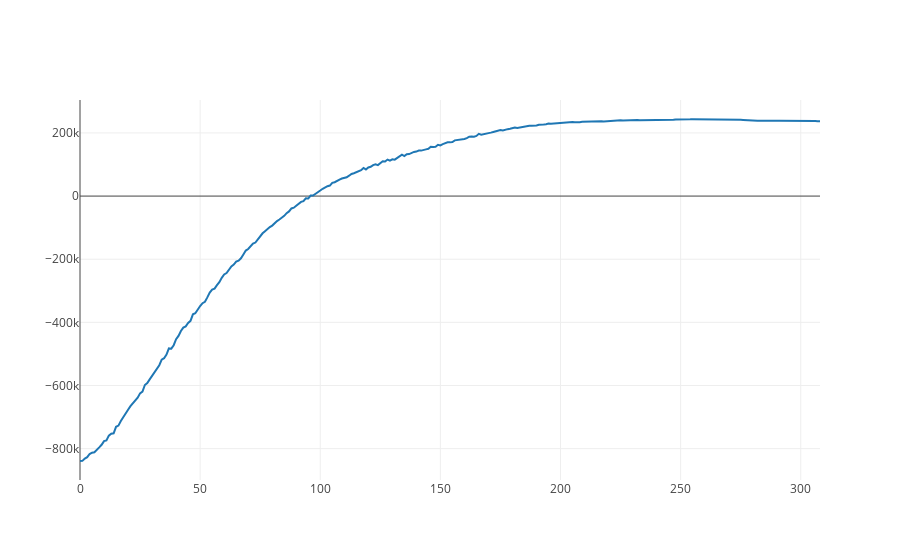

The notebook cell saved with this chart:
### Code cell
iplot([go.Scatter(x = range(len(inf_svi.elbos)), y = inf_svi.elbos)])

### Figure 1 — Plotly figure (JSON) as saved in the notebook; plotly's stock layout.template omitted (floating-point values rounded to 4 significant figures; data arrays with more than 128 entries replaced by an {"elided": "..."} marker saying what was removed)
{"data": [{"type": "scatter", "x": {"elided": "309 int values"}, "y": {"elided": "309 float values"}}], "layout": {}}
